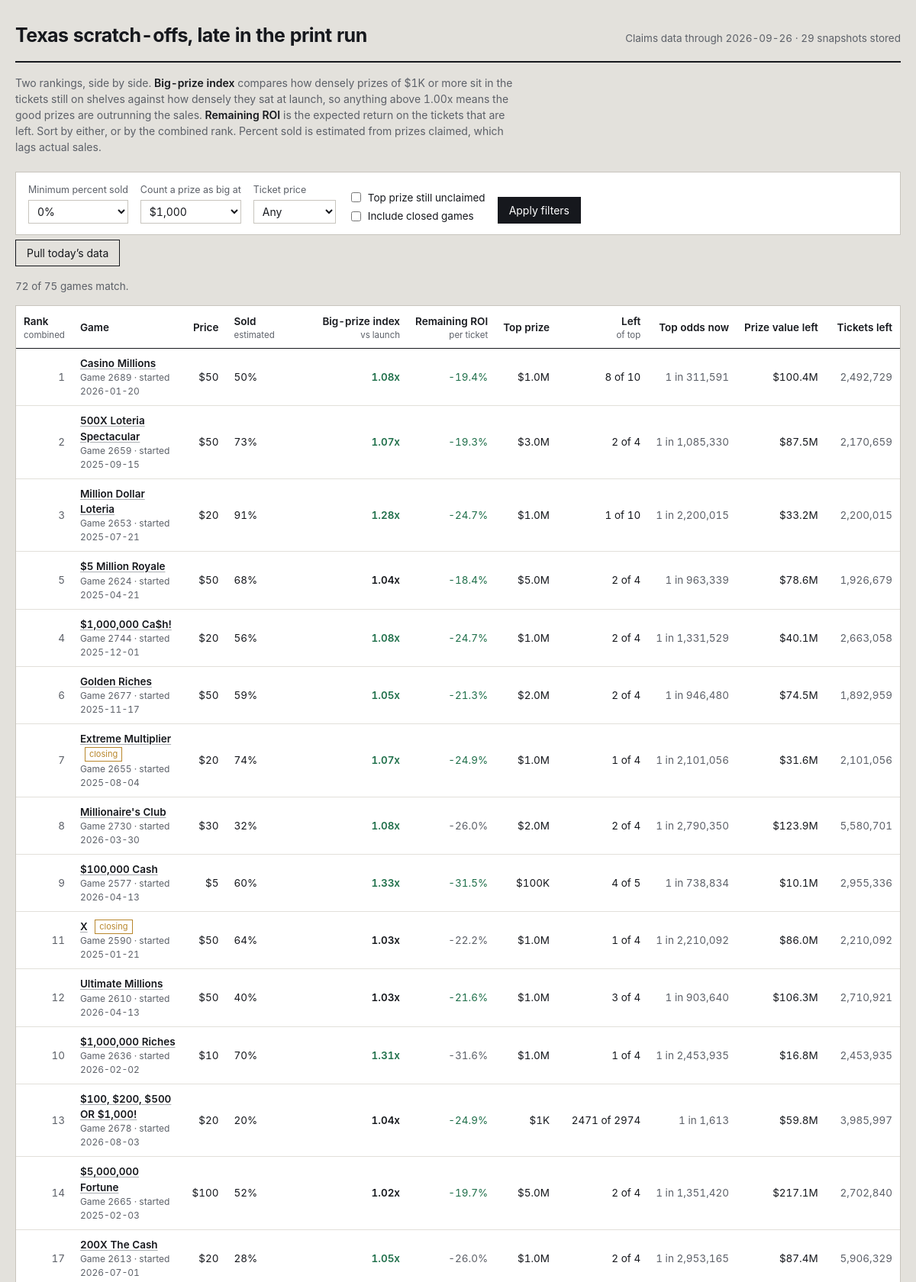
The page / (upper part) on the database its author committed.
### tables this page shows
CREATE TABLE games (
    game_number   INTEGER PRIMARY KEY,
    game_name     TEXT,
    ticket_price  REAL,
    start_date    TEXT,
    close_date    TEXT,
    total_tickets INTEGER,
    overall_odds  REAL,
    details_url   TEXT,
    closing_soon  INTEGER DEFAULT 0,
    active        INTEGER DEFAULT 1,
    first_seen    TEXT,
    last_seen     TEXT
);

### app.py (the view)
@app.route("/")
def index():
    conn = db.connect()
    db.init(conn)
    latest = db.latest_snapshot_date(conn)
    if not latest:
        conn.close()
        return render_template("empty.html", running=_refresh_state["running"])
    big_threshold = float(request.args.get("big", 1000))
    min_sold = float(request.args.get("min_sold", 0)) / 100.0
    price_filter = request.args.get("price", "")
    include_closed = request.args.get("closed") == "1"
    sort_key = request.args.get("sort", "combined")
    only_top = request.args.get("top_left") == "1"
    rows = _snapshot_rows(conn, latest, big_threshold)
    games = db.load_games(conn)
    shown = []
    for r in rows:
        g = games.get(r["game_number"], {})
        if not include_closed and not g.get("active", 1):
            continue
        if r["pct_sold"] < min_sold:
            continue
        if price_filter and float(price_filter) != r["price"]:
            continue
        if only_top and not r["top_left"]:
            continue
        shown.append(r)
    col, desc = SORTS.get(sort_key, SORTS["combined"])
    shown.sort(key=lambda r: (r.get(col) is None, r.get(col) if r.get(col) is not None else 0),
               reverse=desc)
    if not desc:
        shown = [r for r in shown if r.get(col) is not None] + \
                [r for r in shown if r.get(col) is None]
    prices = sorted({r["price"] for r in rows if r["price"]})
    history_dates = db.snapshot_dates(conn)
    conn.close()
    return render_template(
        "index.html",
        rows=shown,
        total=len(rows),
        snapshot_date=latest,
        snapshot_count=len(history_dates),
        big_threshold=int(big_threshold),
        min_sold=int(min_sold * 100),
        price_filter=price_filter,
        include_closed=include_closed,
        only_top=only_top,
        sort_key=sort_key,
        prices=prices,
        running=_refresh_state["running"],
    )

### app.py (called while the page is built)
def _snapshot_rows(conn, snapshot_date, big_threshold):
    games = db.load_games(conn)
    snap = db.load_snapshot(conn, snapshot_date)
    return metrics.rank_all(games, snap, big_threshold)

@app.template_filter("pct")
def fmt_pct(v, digits=1):
    return "—" if v is None else f"{v * 100:.{digits}f}%"

@app.template_filter("money")
def fmt_money(v):
    if v is None:
        return "—"
    if v >= 1_000_000:
        return f"${v / 1_000_000:.1f}M"
    if v >= 1_000:
        return f"${v / 1_000:,.0f}K"
    return f"${v:,.0f}"

@app.template_filter("num")
def fmt_num(v):
    return "—" if v is None else f"{v:,.0f}"

@app.template_filter("factor")
def fmt_factor(v):
    return "—" if v is None else f"{v:.2f}x"

@app.template_filter("odds")
def fmt_odds(v):
    return "—" if v is None else f"1 in {v:,.0f}"

### db.py (called while the page is built)
def connect(path=None):
    conn = sqlite3.connect(path or DB_PATH)
    conn.row_factory = sqlite3.Row
    conn.execute("PRAGMA foreign_keys = ON")
    return conn

def init(conn):
    conn.executescript(SCHEMA)
    conn.commit()

def latest_snapshot_date(conn):
    row = conn.execute("SELECT MAX(snapshot_date) AS d FROM prize_snapshots").fetchone()
    return row["d"] if row else None

def snapshot_dates(conn, game_number=None):
    if game_number is None:
        q = "SELECT DISTINCT snapshot_date FROM prize_snapshots ORDER BY snapshot_date"
        return [r[0] for r in conn.execute(q)]
    q = "SELECT DISTINCT snapshot_date FROM prize_snapshots WHERE game_number = ? ORDER BY snapshot_date"
    return [r[0] for r in conn.execute(q, (game_number,))]

def load_snapshot(conn, snapshot_date):
    out = {}
    q = """SELECT game_number, prize_level, total_prizes, prizes_claimed
           FROM prize_snapshots WHERE snapshot_date = ?"""
    for r in conn.execute(q, (snapshot_date,)):
        g = out.setdefault(r["game_number"], {"total": None, "levels": {}})
        if r["prize_level"] < 0:
            g["total"] = (r["total_prizes"], r["prizes_claimed"])
        else:
            g["levels"][r["prize_level"]] = (r["total_prizes"], r["prizes_claimed"])
    return out

def load_games(conn):
    return {r["game_number"]: dict(r) for r in conn.execute("SELECT * FROM games")}

### metrics.py (called while the page is built)
def _safe_div(a, b):
    return a / b if b else None

### templates/index.html (shortened to what this page needs)
{% extends "base.html" %}
{% macro sortlink(key, label, hint='') %}
  {% set q = request.args.to_dict() %}
  {% set _ = q.update({'sort': key}) %}
  <a href="{{ url_for('index', **q) }}">{{ label }}</a>
  {% if hint %}<span class="hint">{{ hint }}</span>{% endif %}
{% endmacro %}
{% block body %}
<header class="masthead">
  <h1>Texas scratch-offs, late in the print run</h1>
  <div class="meta">
    Claims data through {{ snapshot_date }} · {{ snapshot_count }} snapshot{{ '' if snapshot_count == 1 else 's' }} stored
  </div>
</header>
<p class="primer">
  Two rankings, side by side. <strong>Big-prize index</strong> compares how densely prizes of
  {{ big_threshold | money }} or more sit in the tickets still on shelves against how densely they
  sat at launch, so anything above 1.00x means the good prizes are outrunning the sales.
  <strong>Remaining ROI</strong> is the expected return on the tickets that are left. Sort by either,
  or by the combined rank. Percent sold is estimated from prizes claimed, which lags actual sales.
</p>
<form class="controls" method="get" action="{{ url_for('index') }}">
  <div class="field">
    <label for="min_sold">Minimum percent sold</label>
    <select id="min_sold" name="min_sold">
      {% for v in [0, 25, 50, 60, 70, 80, 90] %}
        <option value="{{ v }}" {{ 'selected' if min_sold == v }}>{{ v }}%</option>
      {% endfor %}
    </select>
  </div>
  <div class="field">
    <label for="big">Count a prize as big at</label>
    <select id="big" name="big">
      {% for v in [100, 500, 1000, 5000, 10000, 50000, 100000] %}
        <option value="{{ v }}" {{ 'selected' if big_threshold == v }}>${{ '{:,}'.format(v) }}</option>
      {% endfor %}
    </select>
  </div>
  <div class="field">
    <label for="price">Ticket price</label>
    <select id="price" name="price">
      <option value="">Any</option>
    </select>
  </div>
  <div class="checks">
    <label><input type="checkbox" name="top_left" value="1" {{ 'checked' if only_top }}> Top prize still unclaimed</label>
    <label><input type="checkbox" name="closed" value="1" {{ 'checked' if include_closed }}> Include closed games</label>
  </div>
  <button type="submit">Apply filters</button>
</form>
<form method="post" action="{{ url_for('do_refresh') }}" style="margin-bottom:16px">
  <button class="ghost" type="submit" {{ 'disabled' if running }}>
    {{ 'Pulling new data…' if running else 'Pull today’s data' }}
  </button>
</form>
<p class="count">{{ rows | length }} of {{ total }} games match.</p>
<div class="scroll">
<table>
  <thead>
    <tr>
      <th class="left">{{ sortlink('combined', 'Rank', 'combined') }}</th>
      <th class="left">Game</th>
      <th>{{ sortlink('price', 'Price') }}</th>
      <th class="left">{{ sortlink('sold', 'Sold', 'estimated') }}</th>
      <th>{{ sortlink('big', 'Big-prize index', 'vs launch') }}</th>
      <th>{{ sortlink('ev', 'Remaining ROI', 'per ticket') }}</th>
      <th>{{ sortlink('top_prize', 'Top prize') }}</th>
      <th>{{ sortlink('top_left', 'Left', 'of top') }}</th>
      <th>Top odds now</th>
      <th>{{ sortlink('value_left', 'Prize value left') }}</th>
      <th>Tickets left</th>
    </tr>
  </thead>
  <tbody>
  {% for r in rows %}
    <tr>
      <td class="rank">{{ r.rank_overall or '—' }}</td>
      <td class="left">
        <a class="name" href="{{ url_for('game_detail', game_number=r.game_number, big=big_threshold) }}">{{ r.game_name }}</a>
        {% if r.closing_soon %}<span class="tag">closing</span>{% endif %}
        <span class="sub">Game {{ r.game_number }}{% if r.start_date %} · started {{ r.start_date }}{% endif %}</span>
      </td>
      <td>${{ r.price | int }}</td>
      <td class="left sold {{ 'deep' if r.pct_sold >= 0.75 }}">
        {{ r.pct_sold | pct(0) }}
      </td>
      <td class="strong {{ 'pos' if r.big_index and r.big_index > 1.05 else ('neg' if r.big_index and r.big_index < 0.95 else '') }}">
        {{ r.big_index | factor }}
      </td>
      <td class="{{ 'pos' if r.roi_now and r.roi_now > (r.roi_start or -1) else 'dim' }}">
        {{ r.roi_now | pct }}
      </td>
      <td>{{ r.top_prize | money }}</td>
      <td>{{ r.top_left }} of {{ r.top_printed }}</td>
      <td class="dim">{{ r.top_odds_now | odds }}</td>
      <td>{{ r.value_left | money }}</td>
      <td class="dim">{{ r.tickets_left | num }}</td>
    </tr>
  {% else %}
    <tr><td colspan="11" class="left dim" style="padding:22px">No games match these filters. Loosen the minimum percent sold or clear the price filter.</td></tr>
  {% endfor %}
  </tbody>
</table>
</div>
{% endblock %}

### templates/base.html (shortened to what this page needs)
<!doctype html>
<html lang="en">
<head>
<link rel="stylesheet" href="{{ url_for('static', filename='style.css') }}">
</head>
<body>
<div class="wrap">
{% block body %}{% endblock %}
</div>
</body>
</html>

### static/style.css (style rules this page uses)
:root { --paper: #e3e1dc; --card: #ffffff; --ink: #16181d; --ink-soft: #5c6068; --rule: #c8c5be; --rule-soft: #e2e0da; --latex: #a9adb2; --good: #1f6f4a; --bad: #9b2c2c; --foil: #b8862b; --focus: #2d5bb9; }
* { box-sizing: border-box; }
html { -webkit-text-size-adjust: 100%; }
body { margin: 0; background: var(--paper); color: var(--ink); font-family: "Inter", "Segoe UI", -apple-system, BlinkMacSystemFont, Roboto, Helvetica, Arial, sans-serif; font-size: 15px; line-height: 1.5; font-variant-numeric: tabular-nums; }
a { color: var(--ink); text-decoration-color: var(--latex); text-underline-offset: 2px; }
.wrap { max-width: 1400px; margin: 0 auto; padding: 28px 20px 64px; }
.masthead { display: flex; flex-wrap: wrap; align-items: baseline; gap: 8px 20px; padding-bottom: 14px; border-bottom: 2px solid var(--ink); }
.masthead h1 { margin: 0; font-size: 25px; font-weight: 650; letter-spacing: -0.02em; }
.masthead .meta { color: var(--ink-soft); font-size: 13.5px; margin-left: auto; }
.primer { margin: 16px 0 22px; max-width: 74ch; color: var(--ink-soft); font-size: 14px; }
.primer strong { color: var(--ink); font-weight: 600; }
.controls { display: flex; flex-wrap: wrap; align-items: flex-end; gap: 16px; padding: 14px 16px; background: var(--card); border: 1px solid var(--rule); margin-bottom: 6px; }
.field { display: flex; flex-direction: column; gap: 4px; }
.field label { font-size: 12.5px; color: var(--ink-soft); }
.field select, .field input[type="number"] { font: inherit; font-size: 14px; padding: 5px 7px; border: 1px solid var(--rule); background: #fff; color: var(--ink); min-width: 108px; }
.checks { display: flex; flex-direction: column; gap: 4px; font-size: 13.5px; }
.checks label { display: flex; align-items: center; gap: 6px; }
button, .btn { font: inherit; font-size: 14px; padding: 6px 14px; border: 1px solid var(--ink); background: var(--ink); color: #fff; cursor: pointer; }
button.ghost { background: transparent; color: var(--ink); }
.count { font-size: 13.5px; color: var(--ink-soft); margin: 0 0 14px; }
.scroll { overflow-x: auto; background: var(--card); border: 1px solid var(--rule); }
table { border-collapse: collapse; width: 100%; font-size: 13.5px; }
thead th { position: sticky; top: 0; background: var(--card); text-align: right; font-weight: 600; padding: 10px 10px 8px; border-bottom: 1.5px solid var(--ink); white-space: nowrap; z-index: 2; }
thead th:first-child, thead th.left { text-align: left; }
thead th a { text-decoration: none; }
thead th .hint { display: block; font-weight: 400; font-size: 11.5px; color: var(--ink-soft); }
tbody td { padding: 9px 10px; border-bottom: 1px solid var(--rule-soft); text-align: right; white-space: nowrap; }
tbody td.left { text-align: left; white-space: normal; }
.rank { color: var(--ink-soft); width: 42px; }
.name { font-weight: 560; }
.sub { display: block; font-size: 12px; color: var(--ink-soft); font-weight: 400; }
.tag { display: inline-block; font-size: 11px; padding: 0 5px; border: 1px solid var(--foil); color: var(--foil); margin-left: 6px; vertical-align: 1px; }
.sold { min-width: 116px; }
.pos { color: var(--good); }
.dim { color: var(--ink-soft); }
.strong { font-weight: 620; }

### rows shown on the page
games: active "1", game_name "Casino Millions", game_number "2689", start_date "2026-01-20", price "50", pct_sold|pct "50%", big_index|factor "1.08x", roi_now|pct "-19.4%", top_prize "$1.0M", top_left "8", top_printed "10", top_odds_now|odds "1 in 311,591", value_left "$100.4M", tickets_left|num "2,492,729"
games: rank_overall "2", game_name "500X Loteria Spectacular", game_number "2659", start_date "2025-09-15", price "50", pct_sold|pct "73%", big_index|factor "1.07x", roi_now|pct "-19.3%", top_prize "$3.0M", top_left "2", top_printed "4", top_odds_now|odds "1 in 1,085,330", value_left "$87.5M", tickets_left|num "2,170,659"
games: rank_overall "3", game_name "Million Dollar Loteria", game_number "2653", start_date "2025-07-21", price "20", pct_sold|pct "91%", big_index|factor "1.28x", roi_now|pct "-24.7%", top_prize "$1.0M", top_left "1", top_printed "10", top_odds_now|odds "1 in 2,200,015", value_left "$33.2M", tickets_left|num "2,200,015"
games: rank_overall "5", game_name "$5 Million Royale", game_number "2624", start_date "2025-04-21", price "50", pct_sold|pct "68%", big_index|factor "1.04x", roi_now|pct "-18.4%", top_prize "$5.0M", top_left "2", top_printed "4", top_odds_now|odds "1 in 963,339", value_left "$78.6M", tickets_left|num "1,926,679"
games: rank_overall "4", game_name "$1,000,000 Ca$h!", game_number "2744", start_date "2025-12-01", price "20", pct_sold|pct "56%", big_index|factor "1.08x", roi_now|pct "-24.7%", top_prize "$1.0M", top_left "2", top_printed "4", top_odds_now|odds "1 in 1,331,529", value_left "$40.1M", tickets_left|num "2,663,058"
games: rank_overall "6", game_name "Golden Riches", game_number "2677", start_date "2025-11-17", price "50", pct_sold|pct "59%", big_index|factor "1.05x", roi_now|pct "-21.3%", top_prize "$2.0M", top_left "2", top_printed "4", top_odds_now|odds "1 in 946,480", value_left "$74.5M", tickets_left|num "1,892,959"
games: rank_overall "7", game_name "Extreme Multiplier", closing_soon "closing", game_number "2655", start_date "2025-08-04", price "20", pct_sold|pct "74%", big_index|factor "1.07x", roi_now|pct "-24.9%", top_prize "$1.0M", top_left "1", top_printed "4", top_odds_now|odds "1 in 2,101,056", value_left "$31.6M", tickets_left|num "2,101,056"
games: rank_overall "8", game_name "Millionaire's Club", game_number "2730", start_date "2026-03-30", price "30", pct_sold|pct "32%", big_index|factor "1.08x", roi_now|pct "-26.0%", top_prize "$2.0M", top_left "2", top_printed "4", top_odds_now|odds "1 in 2,790,350", value_left "$123.9M", tickets_left|num "5,580,701"
games: rank_overall "9", game_name "$100,000 Cash", game_number "2577", start_date "2026-04-13", price "5", pct_sold|pct "60%", big_index|factor "1.33x", roi_now|pct "-31.5%", top_prize "$100K", top_left "4", top_printed "5", top_odds_now|odds "1 in 738,834", value_left "$10.1M", tickets_left|num "2,955,336"
games: rank_overall "11", game_name "X", closing_soon "closing", game_number "2590", start_date "2025-01-21", price "50", pct_sold|pct "64%", big_index|factor "1.03x", roi_now|pct "-22.2%", top_prize "$1.0M", top_left "1", top_printed "4", top_odds_now|odds "1 in 2,210,092", value_left "$86.0M", tickets_left|num "2,210,092"
games: rank_overall "12", game_name "Ultimate Millions", game_number "2610", start_date "2026-04-13", price "50", pct_sold|pct "40%", big_index|factor "1.03x", roi_now|pct "-21.6%", top_prize "$1.0M", top_left "3", top_printed "4", top_odds_now|odds "1 in 903,640", value_left "$106.3M", tickets_left|num "2,710,921"
games: rank_overall "10", game_name "$1,000,000 Riches", game_number "2636", start_date "2026-02-02", price "10", pct_sold|pct "70%", big_index|factor "1.31x", roi_now|pct "-31.6%", top_prize "$1.0M", top_left "1", top_printed "4", top_odds_now|odds "1 in 2,453,935", value_left "$16.8M", tickets_left|num "2,453,935"
games: rank_overall "13", game_name "$100, $200, $500 OR $1,000!", game_number "2678", start_date "2026-08-03", price "20", pct_sold|pct "20%", big_index|factor "1.04x", roi_now|pct "-24.9%", top_prize "$1K", top_left "2471", top_printed "2974", top_odds_now|odds "1 in 1,613", value_left "$59.8M", tickets_left|num "3,985,997"
games: rank_overall "14", game_name "$5,000,000 Fortune", game_number "2665", start_date "2025-02-03", price "100", pct_sold|pct "52%", big_index|factor "1.02x", roi_now|pct "-19.7%", top_prize "$5.0M", top_left "2", top_printed "4", top_odds_now|odds "1 in 1,351,420", value_left "$217.1M", tickets_left|num "2,702,840"
games: rank_overall "17", game_name "200X The Cash", game_number "2613", start_date "2026-07-01", price "20", pct_sold|pct "28%", big_index|factor "1.05x", roi_now|pct "-26.0%", top_prize "$1.0M", top_left "2", top_printed "4", top_odds_now|odds "1 in 2,953,165", value_left "$87.4M", tickets_left|num "5,906,329"

### other values the page prints
{{ snapshot_date }} "2026-09-26"
{{ snapshot_count }} "29"
{{ '' if snapshot_count == 1 else 's' }} "s"
{{ big_threshold | money }} "$1K"
{{ 'Pulling new data…' if running else 'Pull today’s data' }} "Pull today’s data"
{{ rows | length }} "72"
{{ total }} "75"
{{ label }} "Rank Price Sold Big-prize index Remaining ROI Top prize Left Prize value left"
{{ hint }} "combined estimated vs launch per ticket of top"
form field min_sold "0%"
